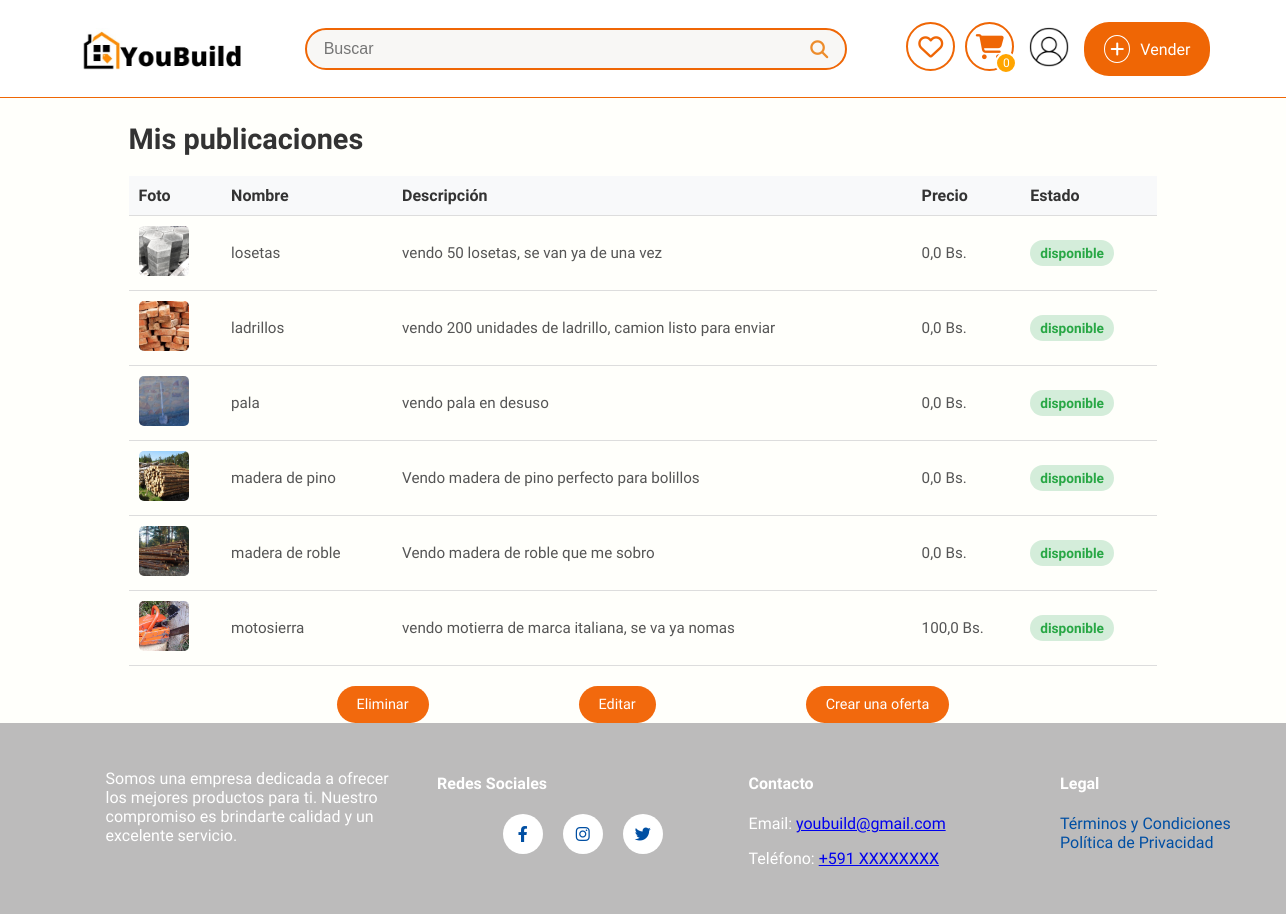
Before: /mis-publicaciones/ (signed in) with the older database file.
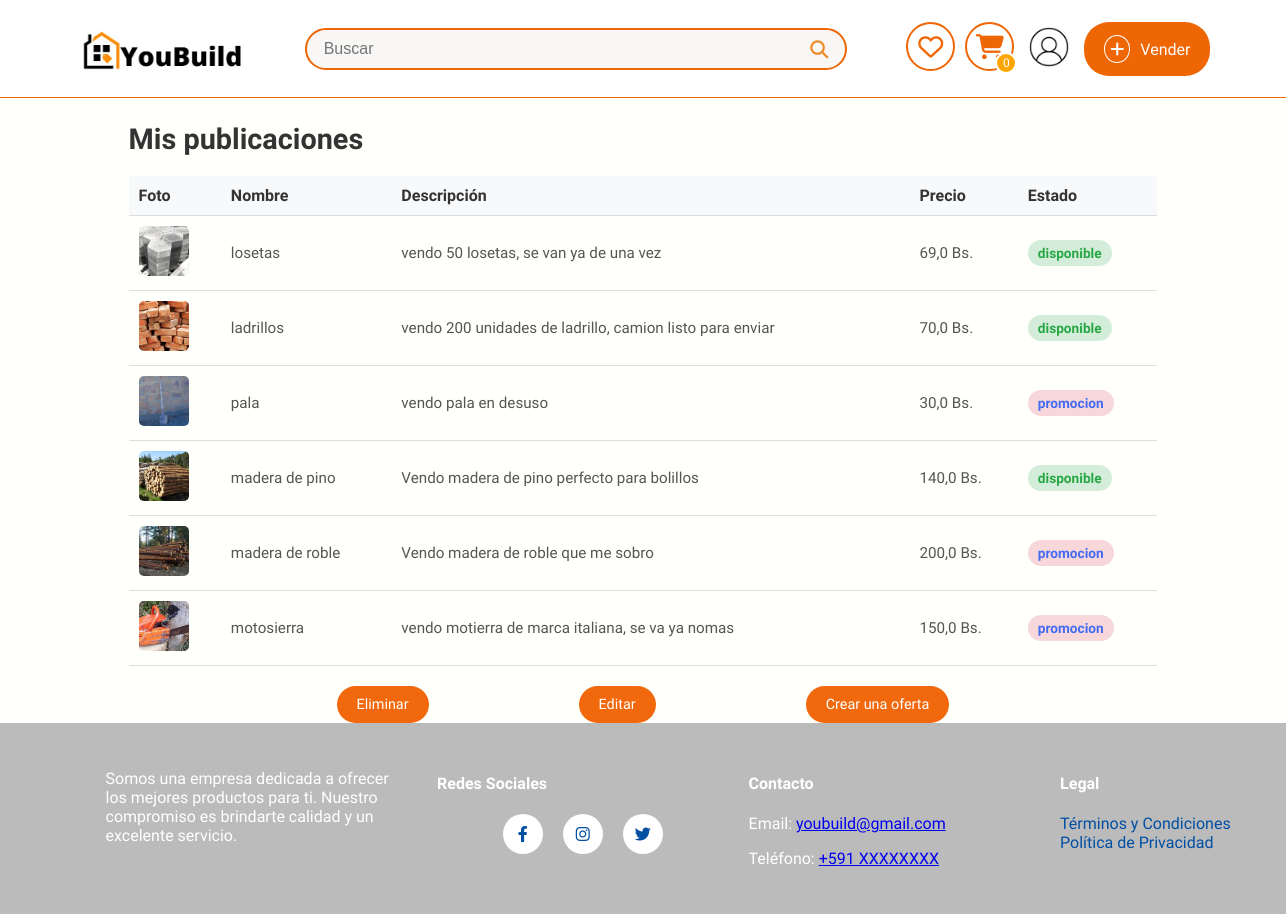
After: the same page with the newer database file.
### sistema/models.py (models this page shows, shortened)
class ProductoDb(models.Model):
    ESTADO_CHOICES = [
        ('disponible', 'Disponible'),
        ('promocion', 'En Promoción'),
        ('vendido', 'Vendido'),
    ]
    nombre = models.CharField(max_length=50, verbose_name="Nombre")
    detalle = models.TextField(max_length=500, verbose_name="Detalle")
    precio = models.FloatField(verbose_name="Precio", validators=[MinValueValidator(0.0), MaxValueValidator(99999.9)])
    descuento = models.FloatField(default=0.0, validators=[MinValueValidator(0.0), MaxValueValidator(100.0)], verbose_name="Descuento (%)")
    estado = models.CharField(max_length=10, choices=ESTADO_CHOICES, default='disponible', verbose_name="Estado del Producto")
    fecha_inicio_promocion = models.DateTimeField(null=True, blank=True, verbose_name="Inicio de Promoción")
    fecha_fin_promocion = models.DateTimeField(null=True, blank=True, verbose_name="Fin de Promoción")
    disponible = models.BooleanField(default=True, verbose_name="Disponible para la venta")  # Para activar o desactivar el producto manualmente
    categoria_fk = models.ForeignKey(CategoriaDb, on_delete=models.CASCADE, null=True, blank=True)
    usuario_fk = models.ForeignKey(UsuarioDB, on_delete=models.CASCADE, null=True, blank=True)
    municipio_fk = models.ForeignKey(MunicipioDB, on_delete=models.CASCADE, null=True, blank=True, verbose_name="Municipio")
    direccion_1 = models.CharField(max_length=255, verbose_name="Dirección 1", null=True, blank=True)
    visitas = models.PositiveIntegerField(default=0, verbose_name="Visitas")
    cantidad = models.IntegerField(default=1)
    class Meta:
        db_table = "productos"
        verbose_name = "Producto"
        verbose_name_plural = "Productos"

class ImagenProductoDB(models.Model):
    producto_fk = models.ForeignKey(ProductoDb, on_delete=models.CASCADE, related_name="imagenes")
    imagen = models.ImageField(upload_to="productos", null=True)
    class Meta:
        verbose_name = "Imagen"
        verbose_name_plural = "Imágenes"

### sistema/views.py (the view)
# urls.py: path("mis-publicaciones/", publicaciones_usuario_view, name="mis_publicaciones"),
@login_required
def publicaciones_usuario_view(request):
    usuario = request.user.usuariodb  # Obtiene el perfil de usuario
    productos = ProductoDb.objects.filter(usuario_fk=usuario)
    return render(request, "Mis_publiccaciones.html", {
        'mis_productos': productos,
        'usuario': usuario
    })

### sistema/context_processors.py (called while the page is built)
def cart_count(request):
    if request.user.is_authenticated:  # Only fetch the cart count for logged-in users
        try:
            usuario = request.user.usuariodb
            cart_count = CarritoProductoDB.objects.filter(carrito_fk__usuario_fk=usuario).aggregate(
                total_quantity=Sum('cantidad')
            )['total_quantity'] or 0
        except UsuarioDB.DoesNotExist:
            cart_count = 0
    else:
        cart_count = 0
    return {'cart_count': cart_count}

def user_profile(request):
    if request.user.is_authenticated:
        return {"usuario": request.user.usuariodb}
    return {}

### sistema/templates/Mis_publiccaciones.html (shortened to what this page needs)
<!DOCTYPE html>
{% extends 'layoutReg.html' %}
{% load static %}
{% block extra_styles %}
<link rel="stylesheet" href="https://cdnjs.cloudflare.com/ajax/libs/font-awesome/6.4.0/css/all.min.css" />
<link rel="stylesheet" href="{% static 'publicaciones.css' %}" />
{% endblock %}
{% block content %}
<div class="publicaciones-container">
    <h2>Mis publicaciones</h2>
    <table class="tabla-publicaciones">
        <thead>
            <tr>
                <th>Foto</th>
                <th>Nombre</th>
                <th>Descripción</th>
                <th>Precio</th>
                <th>Estado</th>
            </tr>
        </thead>
        <tbody id="publicaciones-tbody">
            {% for producto in mis_productos %}
            <tr class="fila-publicacion" data-id="{{ producto.id }}">
                <td>
                    <img src="{{ producto.imagenes.first.imagen.url }}" alt="{{ producto.nombre }}" class="imagen-producto" />
                </td>
                <td>{{ producto.nombre }}</td>
                <td>{{ producto.detalle }}</td>
                <td>{{ producto.precio }} Bs.</td>
                <td>
                    <span class="estado {{ producto.estado|lower }}">{{ producto.estado }}</span>
                </td>
            </tr>
            {% empty %}
            <tr>
                <td colspan="5">No tienes publicaciones aún.</td>
            </tr>
            {% endfor %}
        </tbody>
    </table>
    <div class="botones-acciones">
        <button class="btn-eliminar" id="btnEliminar">Eliminar</button>
        <button class="btn-editar" id="btnEditar">Editar</button>
        <button class="btn-oferta" id="btnCrearOferta" onclick="window.location.href='{% url 'crear_oferta' %}'">Crear una oferta</button>
    </div>
</div>
{% endblock %}

Changed rows visible on the page:
changed ProductoDb "losetas": precio "0,0" → "69,0"
changed ProductoDb "ladrillos": precio "0,0" → "70,0"
changed ProductoDb "pala": precio "0,0" → "30,0"; estado "disponible" → "promocion"
changed ProductoDb "madera de pino": precio "0,0" → "140,0"
changed ProductoDb "madera de roble": precio "0,0" → "200,0"; estado "disponible" → "promocion"
changed ProductoDb "motosierra": precio "100,0" → "150,0"; estado "disponible" → "promocion"
